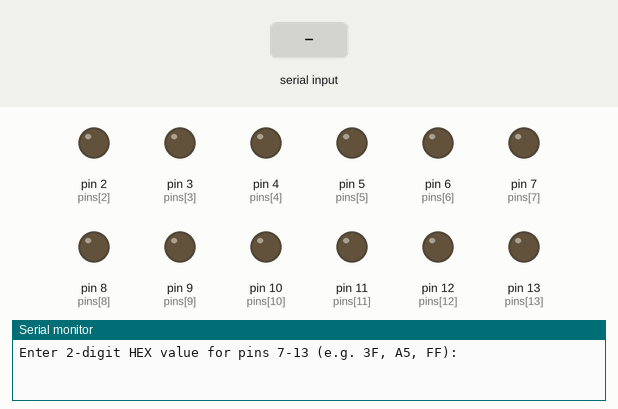
A sketch run on a simulated Arduino Uno, built with avr-gcc and run on an emulated ATmega328P. On the bench: output pins drawn as LEDs (lit = HIGH), the last lines printed to the serial monitor. Inputs (shaded band) come from the test bench.

Above: at 1.2 s.
1.3 s: "90,45\n" received over Serial
At 2.1 s:
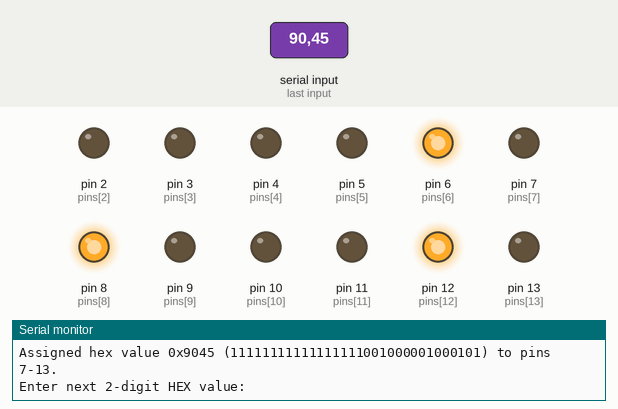
2.8 s: "30,150\n" received over Serial
At 4.0 s:
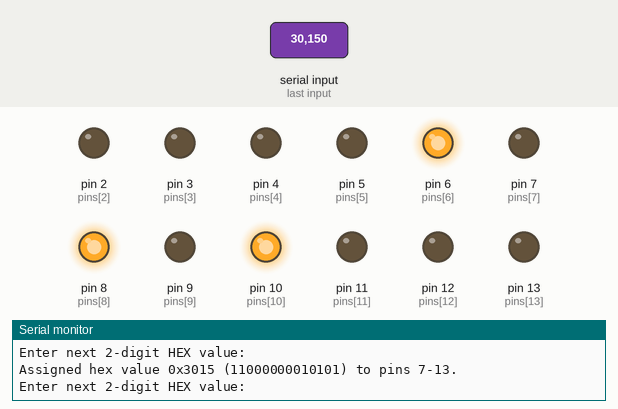
4.3 s: "5\n" received over Serial
At 4.6 s:
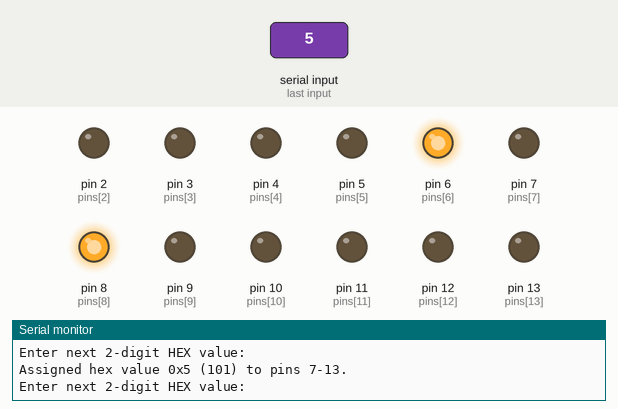
5.8 s: "90\n" received over Serial
At 7.0 s:
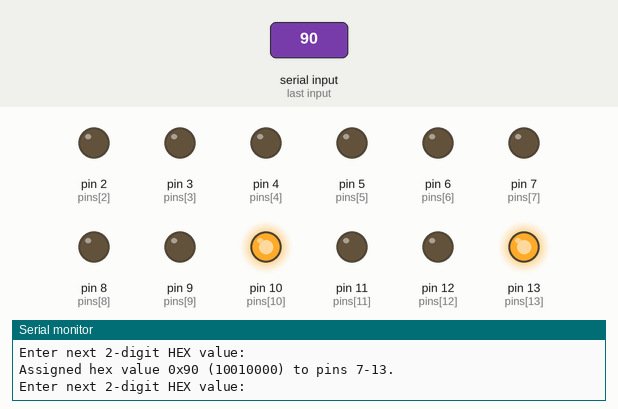
7.3 s: "200\n" received over Serial
At 8.6 s:
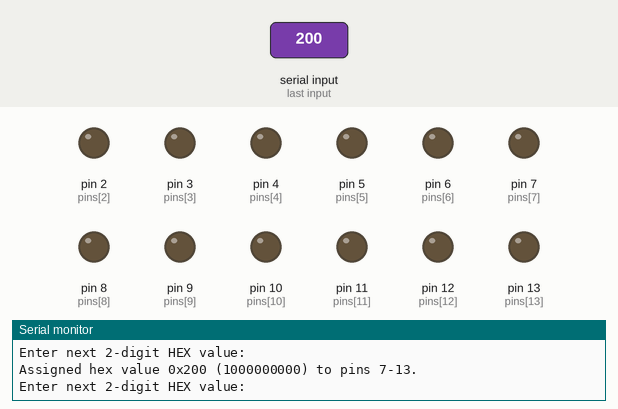
Timing chart, 0 to 9.8 s (numbered marks = the images above; inputs shaded):
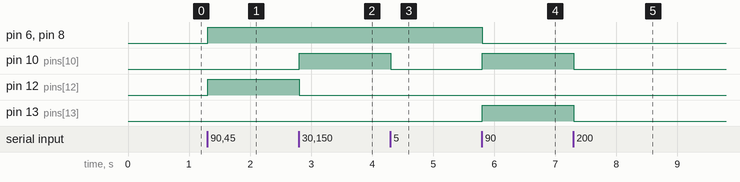

Measured:
- after the input at 1.3 s, pin 6 (pins[6]), pin 8 (pins[8]), pin 12 (pins[12]): LOW → HIGH at once
- after the input at 2.8 s, pin 10 (pins[10]): LOW → HIGH at once; pin 12 (pins[12]): HIGH → LOW at once
- after the input at 4.3 s, pin 10 (pins[10]): HIGH → LOW at once
- after the input at 5.8 s, pin 6 (pins[6]), pin 8 (pins[8]): HIGH → LOW at once; pin 10 (pins[10]), pin 13 (pins[13]): LOW → HIGH at once
- after the input at 7.3 s, pin 10 (pins[10]), pin 13 (pins[13]): HIGH → LOW at once

The sketch:

Write_digital.ino
```cpp
const int pins[14] = {0, 1, 2, 3, 4, 5, 6, 7, 8, 9, 10, 11, 12, 13};
char inputBuffer[5];
int inputIndex = 0;
bool inputReady = false;

void setup() {
  // Set up Serial
  Serial.begin(9600);
  while (!Serial) ; // Wait for Serial to be ready

  // Set all pins as OUTPUT
  for (int i = 0; i < 14; i++) {
    pinMode(pins[i], OUTPUT);
  }

  // Set pins 0-6 to LOW
  for (int i = 0; i < 6; i++) {
    digitalWrite(pins[i], LOW);
  }

  // Prompt user
  Serial.println("Enter 2-digit HEX value for pins 7-13 (e.g. 3F, A5, FF):");
}

void loop() {
  // Read serial input
  while (Serial.available()) {
    char c = Serial.read();

    // Accept only hex digits or newline
    if ((c >= '0' && c <= '9') ||
        (c >= 'A' && c <= 'F') ||
        (c >= 'a' && c <= 'f')) {
      if (inputIndex < 4) {
        inputBuffer[inputIndex++] = c;
      }
    } else if (c == '\n' || c == '\r') {
      inputBuffer[inputIndex] = '\0'; // Null terminate
      inputReady = true;
    }
  }

  // If input is ready, process it
  if (inputReady && inputIndex > 0) {
    int value = (int) strtol(inputBuffer, NULL, 16);

    // Assign bits to pins 7-13
    for (int i = 0; i < 8; i++) {
      int bitVal = (value >> i) & 0x01;
      digitalWrite(pins[6 + i], bitVal ? HIGH : LOW);
    }

    // Show feedback
    Serial.print("Assigned hex value 0x");
    Serial.print(inputBuffer);
    Serial.print(" (");
    Serial.print(value, BIN);
    Serial.println(") to pins 7-13.");

    // Ready for next input
    inputIndex = 0;
    inputReady = false;
    Serial.println("Enter next 2-digit HEX value:");
  }
}
```
